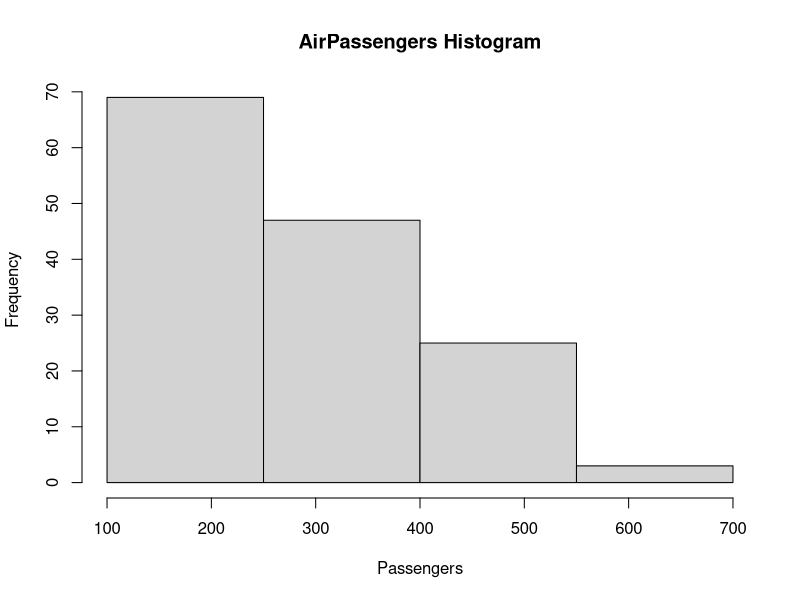

Source code (R):
x <- AirPassengers

hist(x,
     breaks = seq(100, 700, by = 150),
     xlim = c(100, 700),
     main = "AirPassengers Histogram",
     xlab = "Passengers")
